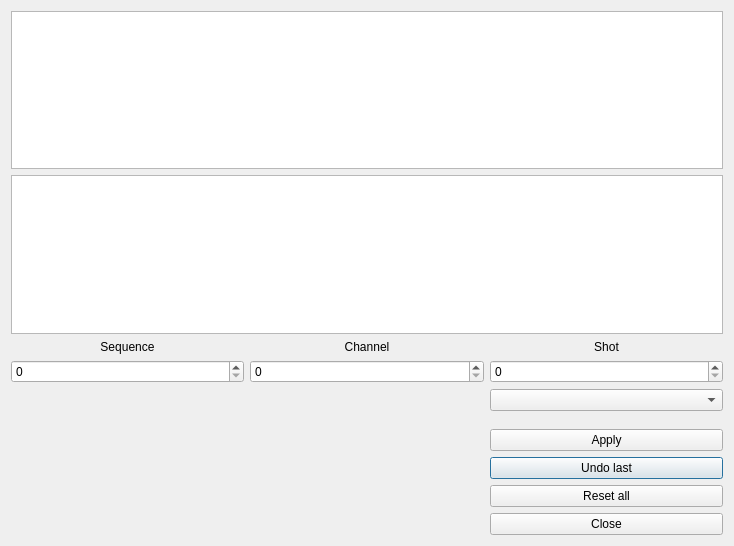
<?xml version="1.0" encoding="UTF-8"?>
<ui version="4.0">
 <class>pre_proc_dialog</class>
 <widget class="QDialog" name="pre_proc_dialog">
  <property name="geometry">
   <rect>
    <x>0</x>
    <y>0</y>
    <width>734</width>
    <height>546</height>
   </rect>
  </property>
  <property name="windowTitle">
   <string>Preprocessing</string>
  </property>
  <layout class="QGridLayout" name="gridLayout">
   <item row="6" column="2">
    <widget class="QComboBox" name="combo_box_alg"/>
   </item>
   <item row="1" column="0" colspan="3">
    <widget class="PlotWidget" name="plot_widget_ascan">
     <property name="sizePolicy">
      <sizepolicy hsizetype="Expanding" vsizetype="Preferred">
       <horstretch>0</horstretch>
       <verstretch>0</verstretch>
      </sizepolicy>
     </property>
    </widget>
   </item>
   <item row="6" column="0" rowspan="7" colspan="2">
    <widget class="ParameterTree" name="parametertree" native="true">
     <property name="sizePolicy">
      <sizepolicy hsizetype="Preferred" vsizetype="Expanding">
       <horstretch>0</horstretch>
       <verstretch>0</verstretch>
      </sizepolicy>
     </property>
    </widget>
   </item>
   <item row="10" column="2">
    <widget class="QPushButton" name="button_reset">
     <property name="text">
      <string>Undo last</string>
     </property>
    </widget>
   </item>
   <item row="9" column="2">
    <widget class="QPushButton" name="button_apply">
     <property name="text">
      <string>Apply</string>
     </property>
    </widget>
   </item>
   <item row="2" column="0" colspan="3">
    <layout class="QGridLayout" name="gridLayout_2">
     <item row="2" column="0">
      <widget class="QSpinBox" name="spin_box_sequence"/>
     </item>
     <item row="0" column="0">
      <widget class="QLabel" name="label">
       <property name="text">
        <string>Sequence</string>
       </property>
       <property name="alignment">
        <set>Qt::AlignCenter</set>
       </property>
      </widget>
     </item>
     <item row="2" column="1">
      <widget class="QSpinBox" name="spin_box_channel"/>
     </item>
     <item row="0" column="1">
      <widget class="QLabel" name="label_2">
       <property name="text">
        <string>Channel</string>
       </property>
       <property name="alignment">
        <set>Qt::AlignCenter</set>
       </property>
      </widget>
     </item>
     <item row="0" column="2">
      <widget class="QLabel" name="label_3">
       <property name="text">
        <string>Shot</string>
       </property>
       <property name="alignment">
        <set>Qt::AlignCenter</set>
       </property>
      </widget>
     </item>
     <item row="2" column="2">
      <widget class="QSpinBox" name="spin_box_shot"/>
     </item>
    </layout>
   </item>
   <item row="12" column="2">
    <widget class="QPushButton" name="button_save">
     <property name="text">
      <string>Close</string>
     </property>
    </widget>
   </item>
   <item row="0" column="0" colspan="3">
    <widget class="PlotWidget" name="plot_widget_bscan"/>
   </item>
   <item row="11" column="2">
    <widget class="QPushButton" name="button_resetall">
     <property name="text">
      <string>Reset all</string>
     </property>
    </widget>
   </item>
  </layout>
 </widget>
 <customwidgets>
  <customwidget>
   <class>PlotWidget</class>
   <extends>QGraphicsView</extends>
   <header>pyqtgraph</header>
  </customwidget>
  <customwidget>
   <class>ParameterTree</class>
   <extends>QWidget</extends>
   <header>pyqtgraph.parametertree</header>
   <container>1</container>
  </customwidget>
 </customwidgets>
 <resources/>
 <connections/>
</ui>
